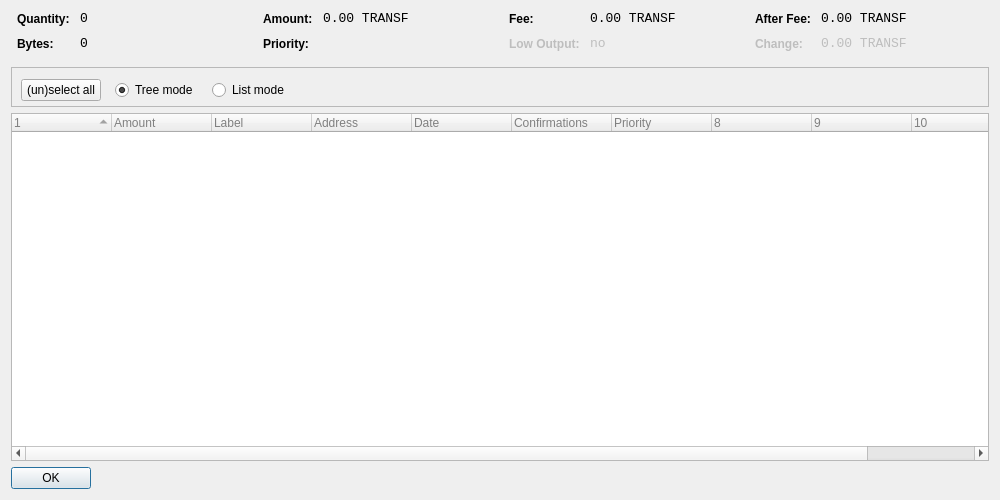
<?xml version="1.0" encoding="UTF-8"?>
<ui version="4.0">
 <class>CoinControlDialog</class>
 <widget class="QDialog" name="CoinControlDialog">
  <property name="geometry">
   <rect>
    <x>0</x>
    <y>0</y>
    <width>1000</width>
    <height>500</height>
   </rect>
  </property>
  <property name="windowTitle">
   <string>Coin Control</string>
  </property>
  <layout class="QVBoxLayout" name="verticalLayout">
   <item>
    <layout class="QHBoxLayout" name="horizontalLayoutTop" stretch="0,0,0,0">
     <property name="topMargin">
      <number>0</number>
     </property>
     <property name="bottomMargin">
      <number>10</number>
     </property>
     <item>
      <layout class="QFormLayout" name="formLayoutCoinControl1">
       <property name="horizontalSpacing">
        <number>10</number>
       </property>
       <property name="verticalSpacing">
        <number>10</number>
       </property>
       <property name="leftMargin">
        <number>6</number>
       </property>
       <property name="rightMargin">
        <number>6</number>
       </property>
       <item row="0" column="0">
        <widget class="QLabel" name="labelCoinControlQuantityText">
         <property name="styleSheet">
          <string notr="true">font-weight:bold;</string>
         </property>
         <property name="text">
          <string>Quantity:</string>
         </property>
        </widget>
       </item>
       <item row="0" column="1">
        <widget class="QLabel" name="labelCoinControlQuantity">
         <property name="font">
          <font>
           <family>Monospace</family>
           <pointsize>10</pointsize>
          </font>
         </property>
         <property name="cursor">
          <cursorShape>IBeamCursor</cursorShape>
         </property>
         <property name="contextMenuPolicy">
          <enum>Qt::ActionsContextMenu</enum>
         </property>
         <property name="text">
          <string notr="true">0</string>
         </property>
         <property name="textInteractionFlags">
          <set>Qt::LinksAccessibleByMouse|Qt::TextSelectableByKeyboard|Qt::TextSelectableByMouse</set>
         </property>
        </widget>
       </item>
       <item row="1" column="0">
        <widget class="QLabel" name="labelCoinControlBytesText">
         <property name="styleSheet">
          <string notr="true">font-weight:bold;</string>
         </property>
         <property name="text">
          <string>Bytes:</string>
         </property>
        </widget>
       </item>
       <item row="1" column="1">
        <widget class="QLabel" name="labelCoinControlBytes">
         <property name="font">
          <font>
           <family>Monospace</family>
           <pointsize>10</pointsize>
          </font>
         </property>
         <property name="cursor">
          <cursorShape>IBeamCursor</cursorShape>
         </property>
         <property name="contextMenuPolicy">
          <enum>Qt::ActionsContextMenu</enum>
         </property>
         <property name="text">
          <string notr="true">0</string>
         </property>
         <property name="textInteractionFlags">
          <set>Qt::LinksAccessibleByMouse|Qt::TextSelectableByKeyboard|Qt::TextSelectableByMouse</set>
         </property>
        </widget>
       </item>
      </layout>
     </item>
     <item>
      <layout class="QFormLayout" name="formLayoutCoinControl2">
       <property name="horizontalSpacing">
        <number>10</number>
       </property>
       <property name="verticalSpacing">
        <number>10</number>
       </property>
       <property name="leftMargin">
        <number>6</number>
       </property>
       <property name="rightMargin">
        <number>6</number>
       </property>
       <item row="0" column="0">
        <widget class="QLabel" name="labelCoinControlAmountText">
         <property name="styleSheet">
          <string notr="true">font-weight:bold;</string>
         </property>
         <property name="text">
          <string>Amount:</string>
         </property>
        </widget>
       </item>
       <item row="0" column="1">
        <widget class="QLabel" name="labelCoinControlAmount">
         <property name="font">
          <font>
           <family>Monospace</family>
           <pointsize>10</pointsize>
          </font>
         </property>
         <property name="cursor">
          <cursorShape>IBeamCursor</cursorShape>
         </property>
         <property name="contextMenuPolicy">
          <enum>Qt::ActionsContextMenu</enum>
         </property>
         <property name="text">
          <string notr="true">0.00 TRANSF</string>
         </property>
         <property name="textInteractionFlags">
          <set>Qt::LinksAccessibleByMouse|Qt::TextSelectableByKeyboard|Qt::TextSelectableByMouse</set>
         </property>
        </widget>
       </item>
       <item row="1" column="0">
        <widget class="QLabel" name="labelCoinControlPriorityText">
         <property name="styleSheet">
          <string notr="true">font-weight:bold;</string>
         </property>
         <property name="text">
          <string>Priority:</string>
         </property>
        </widget>
       </item>
       <item row="1" column="1">
        <widget class="QLabel" name="labelCoinControlPriority">
         <property name="font">
          <font>
           <family>Monospace</family>
           <pointsize>10</pointsize>
          </font>
         </property>
         <property name="cursor">
          <cursorShape>IBeamCursor</cursorShape>
         </property>
         <property name="contextMenuPolicy">
          <enum>Qt::ActionsContextMenu</enum>
         </property>
         <property name="text">
          <string/>
         </property>
         <property name="textInteractionFlags">
          <set>Qt::LinksAccessibleByMouse|Qt::TextSelectableByKeyboard|Qt::TextSelectableByMouse</set>
         </property>
        </widget>
       </item>
      </layout>
     </item>
     <item>
      <layout class="QFormLayout" name="formLayoutCoinControl3">
       <property name="horizontalSpacing">
        <number>10</number>
       </property>
       <property name="verticalSpacing">
        <number>10</number>
       </property>
       <property name="leftMargin">
        <number>6</number>
       </property>
       <property name="rightMargin">
        <number>6</number>
       </property>
       <item row="0" column="0">
        <widget class="QLabel" name="labelCoinControlFeeText">
         <property name="styleSheet">
          <string notr="true">font-weight:bold;</string>
         </property>
         <property name="text">
          <string>Fee:</string>
         </property>
        </widget>
       </item>
       <item row="0" column="1">
        <widget class="QLabel" name="labelCoinControlFee">
         <property name="font">
          <font>
           <family>Monospace</family>
           <pointsize>10</pointsize>
          </font>
         </property>
         <property name="cursor">
          <cursorShape>IBeamCursor</cursorShape>
         </property>
         <property name="contextMenuPolicy">
          <enum>Qt::ActionsContextMenu</enum>
         </property>
         <property name="text">
          <string notr="true">0.00 TRANSF</string>
         </property>
         <property name="textInteractionFlags">
          <set>Qt::LinksAccessibleByMouse|Qt::TextSelectableByKeyboard|Qt::TextSelectableByMouse</set>
         </property>
        </widget>
       </item>
       <item row="1" column="0">
        <widget class="QLabel" name="labelCoinControlLowOutputText">
         <property name="enabled">
          <bool>false</bool>
         </property>
         <property name="styleSheet">
          <string notr="true">font-weight:bold;</string>
         </property>
         <property name="text">
          <string>Low Output:</string>
         </property>
        </widget>
       </item>
       <item row="1" column="1">
        <widget class="QLabel" name="labelCoinControlLowOutput">
         <property name="enabled">
          <bool>false</bool>
         </property>
         <property name="font">
          <font>
           <family>Monospace</family>
           <pointsize>10</pointsize>
          </font>
         </property>
         <property name="cursor">
          <cursorShape>IBeamCursor</cursorShape>
         </property>
         <property name="contextMenuPolicy">
          <enum>Qt::ActionsContextMenu</enum>
         </property>
         <property name="text">
          <string notr="true">no</string>
         </property>
         <property name="textInteractionFlags">
          <set>Qt::LinksAccessibleByMouse|Qt::TextSelectableByKeyboard|Qt::TextSelectableByMouse</set>
         </property>
        </widget>
       </item>
      </layout>
     </item>
     <item>
      <layout class="QFormLayout" name="formLayoutCoinControl4">
       <property name="horizontalSpacing">
        <number>10</number>
       </property>
       <property name="verticalSpacing">
        <number>10</number>
       </property>
       <property name="leftMargin">
        <number>6</number>
       </property>
       <property name="rightMargin">
        <number>6</number>
       </property>
       <item row="0" column="0">
        <widget class="QLabel" name="labelCoinControlAfterFeeText">
         <property name="styleSheet">
          <string notr="true">font-weight:bold;</string>
         </property>
         <property name="text">
          <string>After Fee:</string>
         </property>
        </widget>
       </item>
       <item row="0" column="1">
        <widget class="QLabel" name="labelCoinControlAfterFee">
         <property name="font">
          <font>
           <family>Monospace</family>
           <pointsize>10</pointsize>
          </font>
         </property>
         <property name="cursor">
          <cursorShape>IBeamCursor</cursorShape>
         </property>
         <property name="contextMenuPolicy">
          <enum>Qt::ActionsContextMenu</enum>
         </property>
         <property name="text">
          <string notr="true">0.00 TRANSF</string>
         </property>
         <property name="textInteractionFlags">
          <set>Qt::LinksAccessibleByMouse|Qt::TextSelectableByKeyboard|Qt::TextSelectableByMouse</set>
         </property>
        </widget>
       </item>
       <item row="1" column="0">
        <widget class="QLabel" name="labelCoinControlChangeText">
         <property name="enabled">
          <bool>false</bool>
         </property>
         <property name="styleSheet">
          <string notr="true">font-weight:bold;</string>
         </property>
         <property name="text">
          <string>Change:</string>
         </property>
        </widget>
       </item>
       <item row="1" column="1">
        <widget class="QLabel" name="labelCoinControlChange">
         <property name="enabled">
          <bool>false</bool>
         </property>
         <property name="font">
          <font>
           <family>Monospace</family>
           <pointsize>10</pointsize>
          </font>
         </property>
         <property name="cursor">
          <cursorShape>IBeamCursor</cursorShape>
         </property>
         <property name="contextMenuPolicy">
          <enum>Qt::ActionsContextMenu</enum>
         </property>
         <property name="text">
          <string notr="true">0.00 TRANSF</string>
         </property>
         <property name="textInteractionFlags">
          <set>Qt::LinksAccessibleByMouse|Qt::TextSelectableByKeyboard|Qt::TextSelectableByMouse</set>
         </property>
        </widget>
       </item>
      </layout>
     </item>
    </layout>
   </item>
   <item>
    <widget class="QFrame" name="frame">
     <property name="minimumSize">
      <size>
       <width>182</width>
       <height>40</height>
      </size>
     </property>
     <property name="frameShape">
      <enum>QFrame::StyledPanel</enum>
     </property>
     <property name="frameShadow">
      <enum>QFrame::Sunken</enum>
     </property>
     <widget class="QWidget" name="horizontalLayoutWidget">
      <property name="geometry">
       <rect>
        <x>10</x>
        <y>0</y>
        <width>781</width>
        <height>47</height>
       </rect>
      </property>
      <layout class="QHBoxLayout" name="horizontalLayoutPanel" stretch="0,0,0,0">
       <property name="spacing">
        <number>14</number>
       </property>
       <item>
        <widget class="QPushButton" name="pushButtonSelectAll">
         <property name="sizePolicy">
          <sizepolicy hsizetype="Maximum" vsizetype="Fixed">
           <horstretch>0</horstretch>
           <verstretch>0</verstretch>
          </sizepolicy>
         </property>
         <property name="text">
          <string>(un)select all</string>
         </property>
        </widget>
       </item>
       <item>
        <widget class="QRadioButton" name="radioTreeMode">
         <property name="sizePolicy">
          <sizepolicy hsizetype="Maximum" vsizetype="Fixed">
           <horstretch>0</horstretch>
           <verstretch>0</verstretch>
          </sizepolicy>
         </property>
         <property name="text">
          <string>Tree mode</string>
         </property>
         <property name="checked">
          <bool>true</bool>
         </property>
        </widget>
       </item>
       <item>
        <widget class="QRadioButton" name="radioListMode">
         <property name="sizePolicy">
          <sizepolicy hsizetype="Maximum" vsizetype="Fixed">
           <horstretch>0</horstretch>
           <verstretch>0</verstretch>
          </sizepolicy>
         </property>
         <property name="text">
          <string>List mode</string>
         </property>
        </widget>
       </item>
       <item>
        <spacer name="horizontalSpacer">
         <property name="orientation">
          <enum>Qt::Horizontal</enum>
         </property>
         <property name="sizeHint" stdset="0">
          <size>
           <width>40</width>
           <height>20</height>
          </size>
         </property>
        </spacer>
       </item>
      </layout>
     </widget>
    </widget>
   </item>
   <item>
    <widget class="CoinControlTreeWidget" name="treeWidget">
     <property name="contextMenuPolicy">
      <enum>Qt::CustomContextMenu</enum>
     </property>
     <property name="styleSheet">
      <string notr="true">QFrame {
	color: grey;

}</string>
     </property>
     <property name="sortingEnabled">
      <bool>false</bool>
     </property>
     <property name="columnCount">
      <number>11</number>
     </property>
     <attribute name="headerShowSortIndicator" stdset="0">
      <bool>true</bool>
     </attribute>
     <attribute name="headerStretchLastSection">
      <bool>false</bool>
     </attribute>
     <column>
      <property name="text">
       <string/>
      </property>
     </column>
     <column>
      <property name="text">
       <string>Amount</string>
      </property>
     </column>
     <column>
      <property name="text">
       <string>Label</string>
      </property>
     </column>
     <column>
      <property name="text">
       <string>Address</string>
      </property>
     </column>
     <column>
      <property name="text">
       <string>Date</string>
      </property>
     </column>
     <column>
      <property name="text">
       <string>Confirmations</string>
      </property>
      <property name="toolTip">
       <string>Confirmed</string>
      </property>
     </column>
     <column>
      <property name="text">
       <string>Priority</string>
      </property>
     </column>
     <column>
      <property name="text">
       <string/>
      </property>
     </column>
     <column>
      <property name="text">
       <string/>
      </property>
     </column>
     <column>
      <property name="text">
       <string/>
      </property>
     </column>
     <column>
      <property name="text">
       <string/>
      </property>
     </column>
    </widget>
   </item>
   <item>
    <widget class="QDialogButtonBox" name="buttonBox">
     <property name="sizePolicy">
      <sizepolicy hsizetype="Maximum" vsizetype="Fixed">
       <horstretch>0</horstretch>
       <verstretch>0</verstretch>
      </sizepolicy>
     </property>
     <property name="orientation">
      <enum>Qt::Horizontal</enum>
     </property>
     <property name="standardButtons">
      <set>QDialogButtonBox::Ok</set>
     </property>
    </widget>
   </item>
  </layout>
 </widget>
 <customwidgets>
  <customwidget>
   <class>CoinControlTreeWidget</class>
   <extends>QTreeWidget</extends>
   <header>coincontroltreewidget.h</header>
  </customwidget>
 </customwidgets>
 <resources/>
 <connections/>
</ui>
